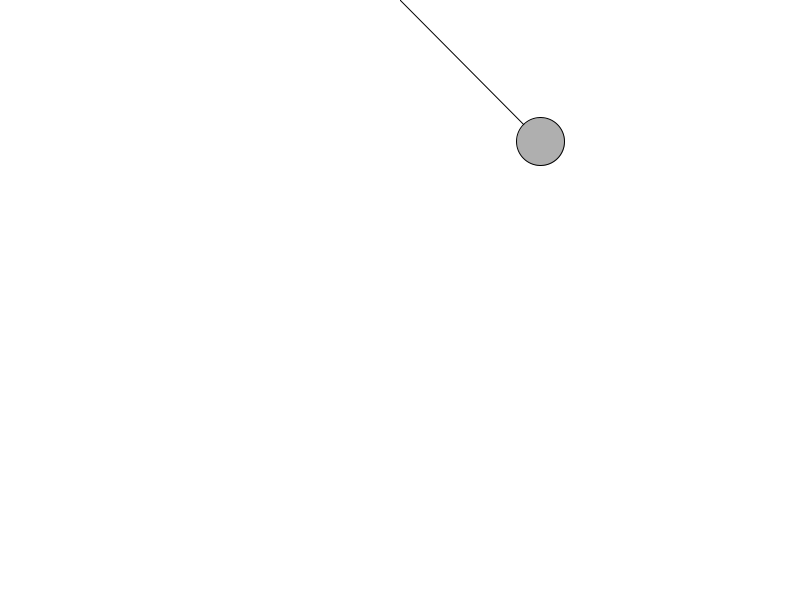
Frame 1 (no input)
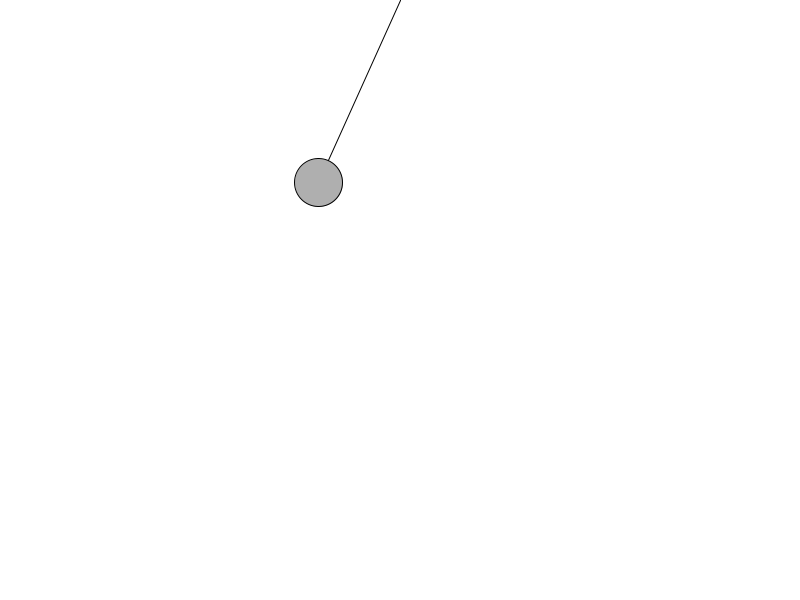
Frame 60 (the mouse pressed at the canvas centre just before this capture)
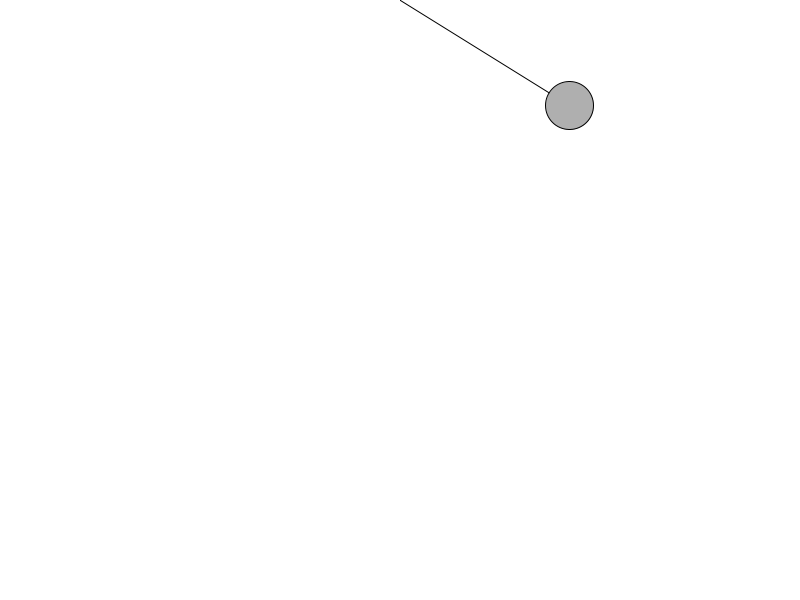
Frame 120 (the mouse held since frame 60 and released just before this capture)

The Processing sketch that drew these frames (run headless with seeded random() and noise(); from frame 60 on, the mouse is pressed at the canvas centre):

// Processing sketch: pendulum_sim
// ── pendulum_sim.pde
Pendulum p = new Pendulum();

void setup() {
  size(800, 600);
}


void draw() {
  background(255);
  p.update();
  p.show();
  p.clicked();
}
// ── pendulum.pde
class Pendulum {
  float x = 800/2;
  float y = 0;
  float l = 200;
  float angle = PI/4;
  float vangle;
  float dampling = 0.995;
  
  void update() {
    vangle = vangle - 0.98 * sin(angle) / l;
    vangle = vangle * dampling;
    angle = angle + vangle;
  }
  
  void show() {    
    float ball_x = x + l * sin(angle);
    float ball_y = y + l * cos(angle);
    
    stroke(0);
    strokeWeight(1);
    // draw ancher
    point(x, y);
    line(x, y, ball_x, ball_y);
    // draw ball
    fill(175);
    ellipseMode(CENTER);
    ellipse(ball_x, ball_y, 48, 48);
    //line()
    //translate();
  }
  
  void clicked() {
    if (mousePressed) {
      angle = 45;
      vangle = 0;
    }
  }

}
